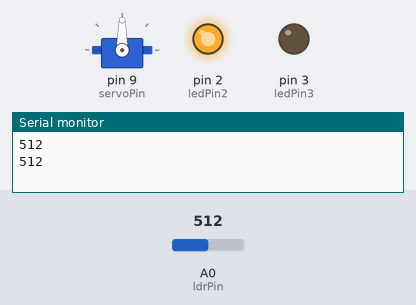
Bench run of a sketch on a simulated Arduino Uno, built with avr-gcc and run on an emulated ATmega328P. Shown: servo, output pins drawn as LEDs (lit = HIGH), the last lines printed to the serial monitor. The inputs (shaded band) are chosen by the test bench; at power-on: A0 (ldrPin) = 512.

Above: at 1.8 s.
1.9 s: A0 (ldrPin) set to 486
At 3.2 s:
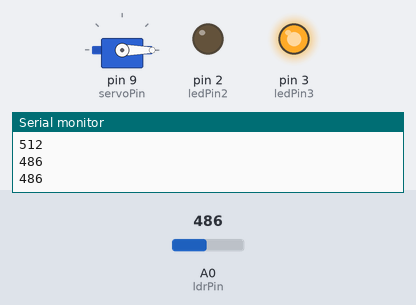
3.5 s: A0 (ldrPin) set to 510
At 4.9 s:
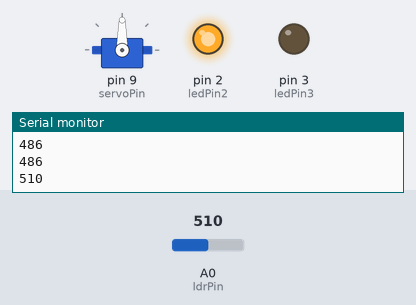
5.5 s: A0 (ldrPin) set to 490
At 6.5 s:
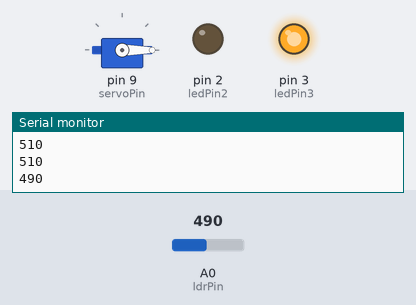
Timing chart, 0 to 8.5 s (numbered marks = the images above; inputs shaded):
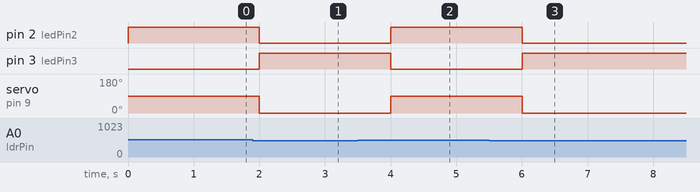

The sketch:

servoLdr2Led.ino
```cpp
#include <Servo.h>

Servo myservo;  // crea el objeto servo
int ldrPin = A0;  // pin del LDR
int servoPin = 9;  // pin del servo
int ledPin2 = 2;  // pin del LED 2
int ledPin3 = 3;  // pin del LED 3
int ldrValue = 0;  // valor del LDR

void setup() {
  myservo.attach(servoPin);  // conecta el servo al pin 9
  pinMode(ledPin2, OUTPUT);  // configura el pin 2 como salida
  pinMode(ledPin3, OUTPUT);  // configura el pin 3 como salida
  Serial.begin(9600);  // inicia la comunicación serial
}

void loop() {
  ldrValue = analogRead(ldrPin);  // lee el valor del LDR
  Serial.println(ldrValue);  // imprime el valor del LDR en el monitor serial

  if (ldrValue > 500) {  // si hay luz
    myservo.write(90);  // mueve el servo a 90 grados
    digitalWrite(ledPin2, HIGH);  // enciende el LED en el pin 2
    digitalWrite(ledPin3, LOW);  // apaga el LED en el pin 3
  } else {  // si hay oscuridad
    myservo.write(0);  // mueve el servo a 0 grados
    digitalWrite(ledPin2, LOW);  // apaga el LED en el pin 2
    digitalWrite(ledPin3, HIGH);  // enciende el LED en el pin 3
  }

  delay(1000);  // espera 1 segundo antes de la siguiente lectura
}
```

Measured:
- the behaviour switches between 501 and 500 on A0 (ldrPin) (found by bisection; images 0 and 1)
- after the input at 1.9 s, pin 2 (ledPin2): HIGH → LOW after 0.10 s; pin 3 (ledPin3): LOW → HIGH after 0.10 s; servo on pin 9 (servoPin): 90° → 0° after 0.10 s
- after the input at 3.5 s, pin 2 (ledPin2): LOW → HIGH after 0.50 s; pin 3 (ledPin3): HIGH → LOW after 0.50 s; servo on pin 9 (servoPin): 0° → 90° after 0.50 s
- after the input at 5.5 s, pin 2 (ledPin2): HIGH → LOW after 0.50 s; pin 3 (ledPin3): LOW → HIGH after 0.50 s; servo on pin 9 (servoPin): 90° → 0° after 0.50 s
